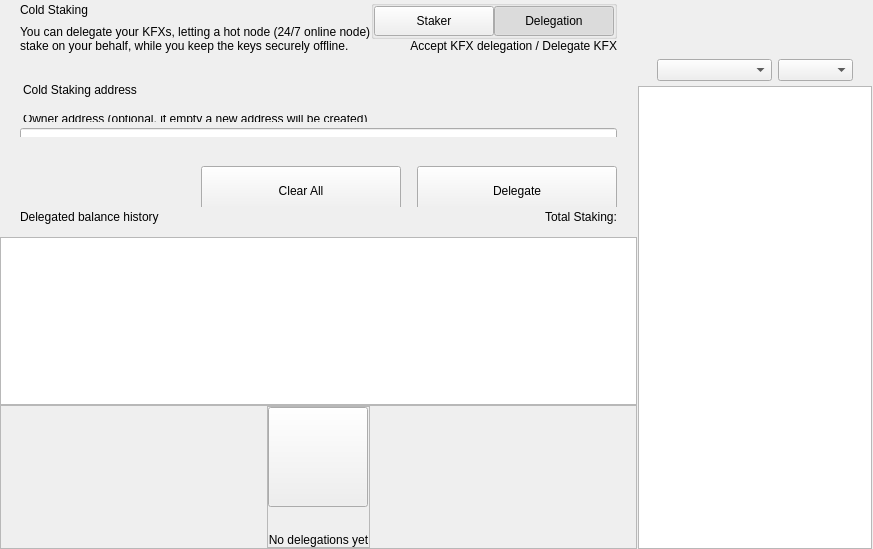
<?xml version="1.0" encoding="UTF-8"?>
<ui version="4.0">
 <class>ColdStakingWidget</class>
 <widget class="QWidget" name="ColdStakingWidget">
  <property name="geometry">
   <rect>
    <x>0</x>
    <y>0</y>
    <width>629</width>
    <height>549</height>
   </rect>
  </property>
  <property name="windowTitle">
   <string>Form</string>
  </property>
  <layout class="QHBoxLayout" name="horizontalLayout_1" stretch="2,1">
   <property name="spacing">
    <number>0</number>
   </property>
   <property name="leftMargin">
    <number>0</number>
   </property>
   <property name="topMargin">
    <number>0</number>
   </property>
   <property name="rightMargin">
    <number>0</number>
   </property>
   <property name="bottomMargin">
    <number>0</number>
   </property>
   <item>
    <widget class="QWidget" name="left" native="true">
     <layout class="QVBoxLayout" name="verticalLayout_3">
      <property name="leftMargin">
       <number>0</number>
      </property>
      <property name="topMargin">
       <number>0</number>
      </property>
      <property name="rightMargin">
       <number>0</number>
      </property>
      <property name="bottomMargin">
       <number>0</number>
      </property>
      <item>
       <layout class="QVBoxLayout" name="verticalLayout_2">
        <property name="spacing">
         <number>0</number>
        </property>
        <item>
         <layout class="QVBoxLayout" name="verticalLayoutTop">
          <property name="spacing">
           <number>0</number>
          </property>
          <property name="leftMargin">
           <number>0</number>
          </property>
          <property name="rightMargin">
           <number>0</number>
          </property>
          <item>
           <widget class="QWidget" name="containerTitle" native="true">
            <property name="sizePolicy">
             <sizepolicy hsizetype="Preferred" vsizetype="Minimum">
              <horstretch>0</horstretch>
              <verstretch>0</verstretch>
             </sizepolicy>
            </property>
            <property name="maximumSize">
             <size>
              <width>16777215</width>
              <height>100</height>
             </size>
            </property>
            <layout class="QHBoxLayout" name="containerTitleLayout">
             <property name="spacing">
              <number>0</number>
             </property>
             <property name="leftMargin">
              <number>20</number>
             </property>
             <property name="topMargin">
              <number>0</number>
             </property>
             <property name="rightMargin">
              <number>20</number>
             </property>
             <property name="bottomMargin">
              <number>0</number>
             </property>
             <item>
              <layout class="QVBoxLayout" name="verticalLayout11">
               <property name="spacing">
                <number>5</number>
               </property>
               <item>
                <widget class="QLabel" name="labelTitle">
                 <property name="text">
                  <string>Cold Staking</string>
                 </property>
                </widget>
               </item>
               <item>
                <widget class="QLabel" name="labelSubtitle1">
                 <property name="maximumSize">
                  <size>
                   <width>16777215</width>
                   <height>16777215</height>
                  </size>
                 </property>
                 <property name="text">
                  <string>You can delegate your KFXs, letting a hot node (24/7 online node)
stake on your behalf, while you keep the keys securely offline.</string>
                 </property>
                </widget>
               </item>
              </layout>
             </item>
             <item>
              <spacer name="horizontalSpacer">
               <property name="orientation">
                <enum>Qt::Horizontal</enum>
               </property>
               <property name="sizeHint" stdset="0">
                <size>
                 <width>40</width>
                 <height>20</height>
                </size>
               </property>
              </spacer>
             </item>
             <item>
              <widget class="QWidget" name="containerViewPrivacyChecks" native="true">
               <layout class="QVBoxLayout" name="containerPrivacyChecks">
                <property name="spacing">
                 <number>0</number>
                </property>
                <property name="leftMargin">
                 <number>0</number>
                </property>
                <property name="topMargin">
                 <number>0</number>
                </property>
                <property name="rightMargin">
                 <number>0</number>
                </property>
                <property name="bottomMargin">
                 <number>0</number>
                </property>
                <item alignment="Qt::AlignHCenter|Qt::AlignVCenter">
                 <widget class="QGroupBox" name="groupBox">
                  <property name="title">
                   <string/>
                  </property>
                  <layout class="QHBoxLayout" name="horizontalLayout_2_1">
                   <property name="spacing">
                    <number>0</number>
                   </property>
                   <property name="leftMargin">
                    <number>0</number>
                   </property>
                   <property name="topMargin">
                    <number>0</number>
                   </property>
                   <property name="rightMargin">
                    <number>0</number>
                   </property>
                   <property name="bottomMargin">
                    <number>0</number>
                   </property>
                   <item>
                    <widget class="QPushButton" name="pushLeft">
                     <property name="minimumSize">
                      <size>
                       <width>120</width>
                       <height>30</height>
                      </size>
                     </property>
                     <property name="maximumSize">
                      <size>
                       <width>120</width>
                       <height>30</height>
                      </size>
                     </property>
                     <property name="focusPolicy">
                      <enum>Qt::NoFocus</enum>
                     </property>
                     <property name="text">
                      <string>Staker</string>
                     </property>
                     <property name="checkable">
                      <bool>true</bool>
                     </property>
                     <property name="autoExclusive">
                      <bool>true</bool>
                     </property>
                    </widget>
                   </item>
                   <item>
                    <widget class="QPushButton" name="pushRight">
                     <property name="minimumSize">
                      <size>
                       <width>120</width>
                       <height>30</height>
                      </size>
                     </property>
                     <property name="maximumSize">
                      <size>
                       <width>120</width>
                       <height>30</height>
                      </size>
                     </property>
                     <property name="focusPolicy">
                      <enum>Qt::NoFocus</enum>
                     </property>
                     <property name="text">
                      <string>Delegation</string>
                     </property>
                     <property name="checkable">
                      <bool>true</bool>
                     </property>
                     <property name="checked">
                      <bool>true</bool>
                     </property>
                     <property name="autoExclusive">
                      <bool>true</bool>
                     </property>
                    </widget>
                   </item>
                  </layout>
                 </widget>
                </item>
                <item alignment="Qt::AlignTop">
                 <widget class="QLabel" name="labelSubtitle2">
                  <property name="text">
                   <string>Accept KFX delegation / Delegate KFX</string>
                  </property>
                  <property name="alignment">
                   <set>Qt::AlignRight|Qt::AlignTrailing|Qt::AlignVCenter</set>
                  </property>
                 </widget>
                </item>
               </layout>
              </widget>
             </item>
            </layout>
           </widget>
          </item>
          <item>
           <spacer name="verticalSpacer_2">
            <property name="orientation">
             <enum>Qt::Vertical</enum>
            </property>
            <property name="sizeType">
             <enum>QSizePolicy::Fixed</enum>
            </property>
            <property name="sizeHint" stdset="0">
             <size>
              <width>20</width>
              <height>30</height>
             </size>
            </property>
           </spacer>
          </item>
          <item>
           <widget class="QWidget" name="containerSend" native="true">
            <property name="minimumSize">
             <size>
              <width>0</width>
              <height>50</height>
             </size>
            </property>
            <layout class="QVBoxLayout" name="containerSendRow">
             <property name="spacing">
              <number>6</number>
             </property>
             <property name="leftMargin">
              <number>0</number>
             </property>
             <property name="topMargin">
              <number>0</number>
             </property>
             <property name="rightMargin">
              <number>0</number>
             </property>
             <property name="bottomMargin">
              <number>0</number>
             </property>
             <item>
              <widget class="QLabel" name="labelEditTitle">
               <property name="maximumSize">
                <size>
                 <width>16777215</width>
                 <height>30</height>
                </size>
               </property>
               <property name="styleSheet">
                <string notr="true">padding-left:20px; padding-bottom:3px;</string>
               </property>
               <property name="text">
                <string>Cold Staking address</string>
               </property>
              </widget>
             </item>
             <item>
              <spacer name="verticalSpacer_6">
               <property name="orientation">
                <enum>Qt::Vertical</enum>
               </property>
               <property name="sizeType">
                <enum>QSizePolicy::Fixed</enum>
               </property>
               <property name="sizeHint" stdset="0">
                <size>
                 <width>20</width>
                 <height>9</height>
                </size>
               </property>
              </spacer>
             </item>
             <item>
              <widget class="QWidget" name="containerOwner" native="true">
               <layout class="QVBoxLayout" name="vContainerOwner">
                <property name="spacing">
                 <number>4</number>
                </property>
                <property name="leftMargin">
                 <number>20</number>
                </property>
                <property name="topMargin">
                 <number>0</number>
                </property>
                <property name="rightMargin">
                 <number>20</number>
                </property>
                <property name="bottomMargin">
                 <number>0</number>
                </property>
                <item>
                 <widget class="QLabel" name="labelSubtitleDescription">
                  <property name="maximumSize">
                   <size>
                    <width>16777215</width>
                    <height>20</height>
                   </size>
                  </property>
                  <property name="styleSheet">
                   <string notr="true">margin-bottom:2px;
                   margin-left:0.05px;
                   padding:0px;</string>
                  </property>
                  <property name="text">
                   <string>Owner address (optional, if empty a new address will be created)</string>
                  </property>
                 </widget>
                </item>
                <item>
                 <widget class="QLineEdit" name="lineEditOwnerAddress">
                  <property name="minimumSize">
                   <size>
                    <width>0</width>
                    <height>50</height>
                   </size>
                  </property>
                  <property name="maximumSize">
                   <size>
                    <width>16777215</width>
                    <height>50</height>
                   </size>
                  </property>
                  <property name="styleSheet">
                   <string notr="true"/>
                  </property>
                  <property name="placeholderText">
                   <string>Enter owner address</string>
                  </property>
                 </widget>
                </item>
               </layout>
              </widget>
             </item>
            </layout>
           </widget>
          </item>
         </layout>
        </item>
        <item>
         <spacer name="verticalSpacer_3">
          <property name="orientation">
           <enum>Qt::Vertical</enum>
          </property>
          <property name="sizeType">
           <enum>QSizePolicy::Minimum</enum>
          </property>
          <property name="sizeHint" stdset="0">
           <size>
            <width>20</width>
            <height>20</height>
           </size>
          </property>
         </spacer>
        </item>
        <item>
         <widget class="QWidget" name="containerBtn" native="true">
          <property name="minimumSize">
           <size>
            <width>0</width>
            <height>50</height>
           </size>
          </property>
          <layout class="QHBoxLayout" name="horizontalLayout">
           <property name="rightMargin">
            <number>20</number>
           </property>
           <item>
            <spacer name="horizontalSpacer_2">
             <property name="orientation">
              <enum>Qt::Horizontal</enum>
             </property>
             <property name="sizeHint" stdset="0">
              <size>
               <width>200</width>
               <height>20</height>
              </size>
             </property>
            </spacer>
           </item>
           <item>
            <layout class="QHBoxLayout" name="horizontalLayout_7">
             <item>
              <spacer name="horizontalSpacer_3">
               <property name="orientation">
                <enum>Qt::Horizontal</enum>
               </property>
               <property name="sizeType">
                <enum>QSizePolicy::Expanding</enum>
               </property>
               <property name="sizeHint" stdset="0">
                <size>
                 <width>40</width>
                 <height>20</height>
                </size>
               </property>
              </spacer>
             </item>
             <item>
              <widget class="QPushButton" name="pushButtonClear">
               <property name="minimumSize">
                <size>
                 <width>200</width>
                 <height>50</height>
                </size>
               </property>
               <property name="focusPolicy">
                <enum>Qt::NoFocus</enum>
               </property>
               <property name="text">
                <string>Clear All</string>
               </property>
              </widget>
             </item>
             <item>
              <spacer name="horizontalSpacer_4">
               <property name="orientation">
                <enum>Qt::Horizontal</enum>
               </property>
               <property name="sizeType">
                <enum>QSizePolicy::Fixed</enum>
               </property>
               <property name="sizeHint" stdset="0">
                <size>
                 <width>10</width>
                 <height>20</height>
                </size>
               </property>
              </spacer>
             </item>
             <item>
              <widget class="QPushButton" name="pushButtonSend">
               <property name="minimumSize">
                <size>
                 <width>200</width>
                 <height>50</height>
                </size>
               </property>
               <property name="maximumSize">
                <size>
                 <width>200</width>
                 <height>50</height>
                </size>
               </property>
               <property name="focusPolicy">
                <enum>Qt::NoFocus</enum>
               </property>
               <property name="text">
                <string>Delegate</string>
               </property>
              </widget>
             </item>
            </layout>
           </item>
          </layout>
         </widget>
        </item>
        <item>
         <widget class="QWidget" name="containerHistoryLabel" native="true">
          <layout class="QHBoxLayout" name="horizontalLayout_4">
           <property name="spacing">
            <number>0</number>
           </property>
           <property name="leftMargin">
            <number>20</number>
           </property>
           <property name="topMargin">
            <number>0</number>
           </property>
           <property name="rightMargin">
            <number>20</number>
           </property>
           <property name="bottomMargin">
            <number>0</number>
           </property>
           <item>
            <widget class="QWidget" name="verticalWidget" native="true">
             <property name="minimumSize">
              <size>
               <width>100</width>
               <height>0</height>
              </size>
             </property>
             <layout class="QVBoxLayout" name="verticalLayout_58">
              <property name="leftMargin">
               <number>0</number>
              </property>
              <property name="topMargin">
               <number>0</number>
              </property>
              <property name="rightMargin">
               <number>0</number>
              </property>
              <property name="bottomMargin">
               <number>0</number>
              </property>
              <item>
               <widget class="QLabel" name="labelListHistory">
                <property name="text">
                 <string>Delegated balance history</string>
                </property>
               </widget>
              </item>
             </layout>
            </widget>
           </item>
           <item>
            <spacer name="horizontalSpacer_5">
             <property name="orientation">
              <enum>Qt::Horizontal</enum>
             </property>
             <property name="sizeHint" stdset="0">
              <size>
               <width>40</width>
               <height>20</height>
              </size>
             </property>
            </spacer>
           </item>
           <item>
            <widget class="QLabel" name="labelStakingTotal">
             <property name="text">
              <string>Total Staking:</string>
             </property>
            </widget>
           </item>
          </layout>
         </widget>
        </item>
        <item>
         <layout class="QVBoxLayout" name="verticalLayout_64">
          <property name="spacing">
           <number>0</number>
          </property>
          <item>
           <spacer name="verticalSpacer_44">
            <property name="orientation">
             <enum>Qt::Vertical</enum>
            </property>
            <property name="sizeType">
             <enum>QSizePolicy::Fixed</enum>
            </property>
            <property name="sizeHint" stdset="0">
             <size>
              <width>20</width>
              <height>10</height>
             </size>
            </property>
           </spacer>
          </item>
          <item>
           <widget class="QListView" name="listView">
            <property name="enabled">
             <bool>true</bool>
            </property>
            <property name="mouseTracking">
             <bool>true</bool>
            </property>
           </widget>
          </item>
          <item>
           <widget class="QFrame" name="emptyContainer">
            <property name="minimumSize">
             <size>
              <width>0</width>
              <height>100</height>
             </size>
            </property>
            <property name="frameShape">
             <enum>QFrame::StyledPanel</enum>
            </property>
            <property name="frameShadow">
             <enum>QFrame::Raised</enum>
            </property>
            <layout class="QVBoxLayout" name="verticalLayout_71" stretch="1,8">
             <property name="spacing">
              <number>0</number>
             </property>
             <property name="leftMargin">
              <number>0</number>
             </property>
             <property name="topMargin">
              <number>0</number>
             </property>
             <property name="rightMargin">
              <number>0</number>
             </property>
             <property name="bottomMargin">
              <number>0</number>
             </property>
             <item>
              <spacer name="verticalSpacer">
               <property name="orientation">
                <enum>Qt::Vertical</enum>
               </property>
               <property name="sizeHint" stdset="0">
                <size>
                 <width>20</width>
                 <height>20</height>
                </size>
               </property>
              </spacer>
             </item>
             <item alignment="Qt::AlignHCenter|Qt::AlignVCenter">
              <widget class="QFrame" name="emptyScreen">
               <property name="sizePolicy">
                <sizepolicy hsizetype="Expanding" vsizetype="Expanding">
                 <horstretch>0</horstretch>
                 <verstretch>0</verstretch>
                </sizepolicy>
               </property>
               <property name="frameShape">
                <enum>QFrame::StyledPanel</enum>
               </property>
               <property name="frameShadow">
                <enum>QFrame::Raised</enum>
               </property>
               <layout class="QVBoxLayout" name="verticalLayout">
                <property name="spacing">
                 <number>30</number>
                </property>
                <property name="leftMargin">
                 <number>0</number>
                </property>
                <property name="topMargin">
                 <number>0</number>
                </property>
                <property name="rightMargin">
                 <number>0</number>
                </property>
                <property name="bottomMargin">
                 <number>0</number>
                </property>
                <item alignment="Qt::AlignHCenter|Qt::AlignVCenter">
                 <widget class="QPushButton" name="pushImgEmpty">
                  <property name="minimumSize">
                   <size>
                    <width>100</width>
                    <height>100</height>
                   </size>
                  </property>
                  <property name="maximumSize">
                   <size>
                    <width>100</width>
                    <height>100</height>
                   </size>
                  </property>
                  <property name="focusPolicy">
                   <enum>Qt::NoFocus</enum>
                  </property>
                  <property name="text">
                   <string/>
                  </property>
                  <property name="iconSize">
                   <size>
                    <width>100</width>
                    <height>100</height>
                   </size>
                  </property>
                 </widget>
                </item>
                <item alignment="Qt::AlignHCenter|Qt::AlignVCenter">
                 <widget class="QLabel" name="labelEmpty">
                  <property name="styleSheet">
                   <string notr="true"/>
                  </property>
                  <property name="text">
                   <string>No delegations yet</string>
                  </property>
                  <property name="alignment">
                   <set>Qt::AlignCenter</set>
                  </property>
                 </widget>
                </item>
               </layout>
              </widget>
             </item>
            </layout>
           </widget>
          </item>
         </layout>
        </item>
       </layout>
      </item>
     </layout>
    </widget>
   </item>
   <item>
    <widget class="QWidget" name="right" native="true">
     <layout class="QVBoxLayout" name="rightContainer">
      <property name="spacing">
       <number>0</number>
      </property>
      <property name="leftMargin">
       <number>1</number>
      </property>
      <property name="topMargin">
       <number>0</number>
      </property>
      <property name="rightMargin">
       <number>1</number>
      </property>
      <property name="bottomMargin">
       <number>0</number>
      </property>
      <item>
       <widget class="QWidget" name="containerRightButtons" native="true">
        <property name="minimumSize">
         <size>
          <width>0</width>
          <height>50</height>
         </size>
        </property>
        <layout class="QVBoxLayout" name="verticalLayout_4">
         <property name="leftMargin">
          <number>19</number>
         </property>
         <property name="topMargin">
          <number>0</number>
         </property>
         <property name="rightMargin">
          <number>19</number>
         </property>
         <property name="bottomMargin">
          <number>0</number>
         </property>
         <item>
          <widget class="OptionButton" name="btnCoinControl" native="true">
           <property name="minimumSize">
            <size>
             <width>0</width>
             <height>0</height>
            </size>
           </property>
          </widget>
         </item>
         <item>
          <widget class="OptionButton" name="btnColdStaking" native="true"/>
         </item>
         <item>
          <widget class="OptionButton" name="btnMyStakingAddresses" native="true">
           <property name="sizePolicy">
            <sizepolicy hsizetype="Preferred" vsizetype="Minimum">
             <horstretch>0</horstretch>
             <verstretch>0</verstretch>
            </sizepolicy>
           </property>
          </widget>
         </item>
        </layout>
       </widget>
      </item>
      <item>
       <widget class="QWidget" name="sortWidget" native="true">
        <layout class="QHBoxLayout" name="horizontalLayout_6">
         <property name="leftMargin">
          <number>19</number>
         </property>
         <property name="rightMargin">
          <number>19</number>
         </property>
         <property name="bottomMargin">
          <number>5</number>
         </property>
         <item>
          <spacer name="horizontalSpacer_6">
           <property name="orientation">
            <enum>Qt::Horizontal</enum>
           </property>
           <property name="sizeHint" stdset="0">
            <size>
             <width>40</width>
             <height>20</height>
            </size>
           </property>
          </spacer>
         </item>
         <item>
          <widget class="QComboBox" name="comboBoxSort">
           <property name="sizePolicy">
            <sizepolicy hsizetype="Preferred" vsizetype="Fixed">
             <horstretch>0</horstretch>
             <verstretch>0</verstretch>
            </sizepolicy>
           </property>
           <property name="minimumSize">
            <size>
             <width>115</width>
             <height>0</height>
            </size>
           </property>
          </widget>
         </item>
         <item>
          <widget class="QComboBox" name="comboBoxSortOrder">
           <property name="sizePolicy">
            <sizepolicy hsizetype="Preferred" vsizetype="Fixed">
             <horstretch>0</horstretch>
             <verstretch>0</verstretch>
            </sizepolicy>
           </property>
           <property name="minimumSize">
            <size>
             <width>75</width>
             <height>0</height>
            </size>
           </property>
          </widget>
         </item>
        </layout>
       </widget>
      </item>
      <item>
       <widget class="QListView" name="listViewStakingAddress">
        <property name="enabled">
         <bool>true</bool>
        </property>
        <property name="mouseTracking">
         <bool>true</bool>
        </property>
       </widget>
      </item>
     </layout>
    </widget>
   </item>
  </layout>
 </widget>
 <customwidgets>
  <customwidget>
   <class>OptionButton</class>
   <extends>QWidget</extends>
   <header>qt/knoxfs/optionbutton.h</header>
   <container>1</container>
  </customwidget>
 </customwidgets>
 <resources/>
 <connections/>
</ui>
